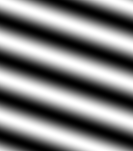
#> input picture interference_pattern/shape_fitting/ideal.tif, 133 x 151 px
$ python ffttest2.py   (Python 2 division)
#> lines starting #> are read from the running program, lines starting #| are printed output that depends on the picture
import numpy as np
import cv2
import matplotlib.pyplot as plt
image = cv2.imread('ideal.tif',0)
#> image is the input picture: shape (151, 133); min 0, max 255, mean 127.2
print image.shape
#| (151, 133)
nrows = np.shape(image)[0]
#> nrows = 151
ncols = np.shape(image)[1]
#> ncols = 133
ftimage = np.fft.fft2(image)
ftimage = np.fft.fftshift(ftimage)
logftimage = np.log(ftimage)
plt.imshow(np.abs(logftimage))

sigmax, sigmay = 10, 50
cy, cx = nrows/2, ncols/2
#> cy = 75; cx = 66
y = np.linspace(0, nrows, nrows)
#> y = 151 values from 0 to 151
x = np.linspace(0, ncols, ncols)
#> x = 133 values from 0 to 133
X, Y = np.meshgrid(x, y)
gmask = np.exp(-(((X-cx)/sigmax)**2 + ((Y-cy)/sigmay)**2))
ftimagep = ftimage * gmask
#plt.imshow(np.abs(np.log(ftimagep)))
imagep = np.fft.ifft2(ftimagep)
#plt.imshow(np.abs(imagep))


plt.show()
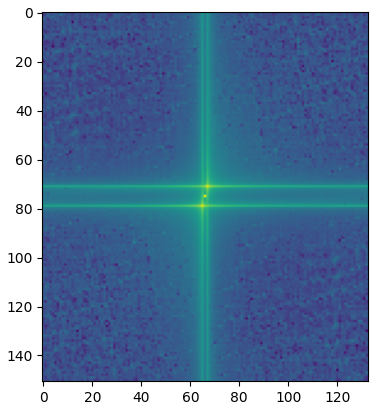
#> figure drawn by matplotlib, 1 panel

$ run again, with interference_pattern/shape_fitting/concentric.tif copied over interference_pattern/shape_fitting/ideal.tif
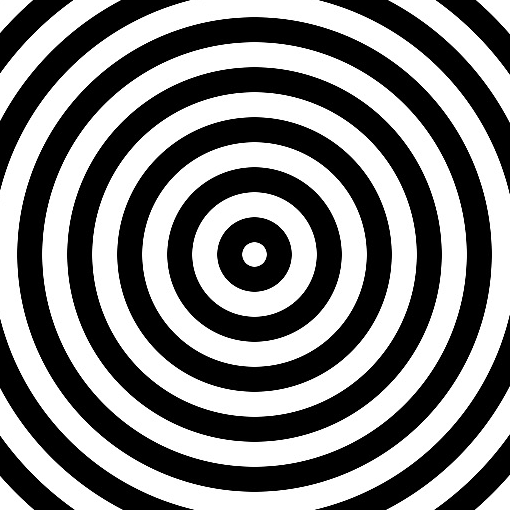
#> input picture interference_pattern/shape_fitting/concentric.tif, 510 x 510 px
#> image is the input picture: shape (510, 510); min 0, max 255, mean 129.3
#| (510, 510)
#> `plt.show()`:
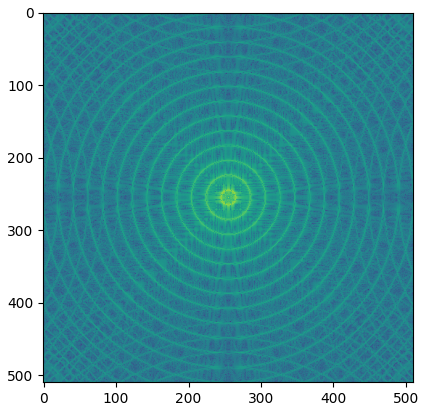
#> figure drawn by matplotlib, 1 panel

$ run again, with interference_pattern/shape_fitting/crop.tif copied over interference_pattern/shape_fitting/ideal.tif
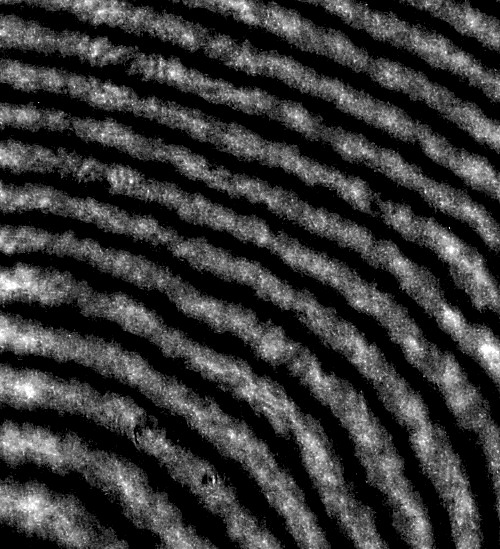
#> input picture interference_pattern/shape_fitting/crop.tif, 500 x 549 px
#> image is the input picture: shape (549, 500); min 0, max 255, mean 55.2
#| (549, 500)
#> `plt.show()`:
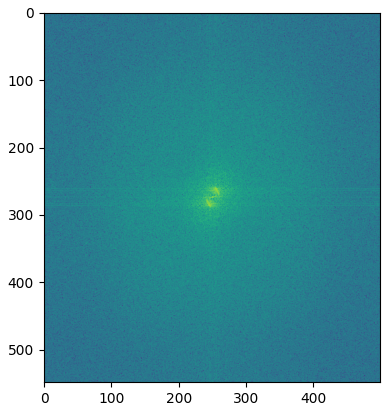
#> figure drawn by matplotlib, 1 panel
